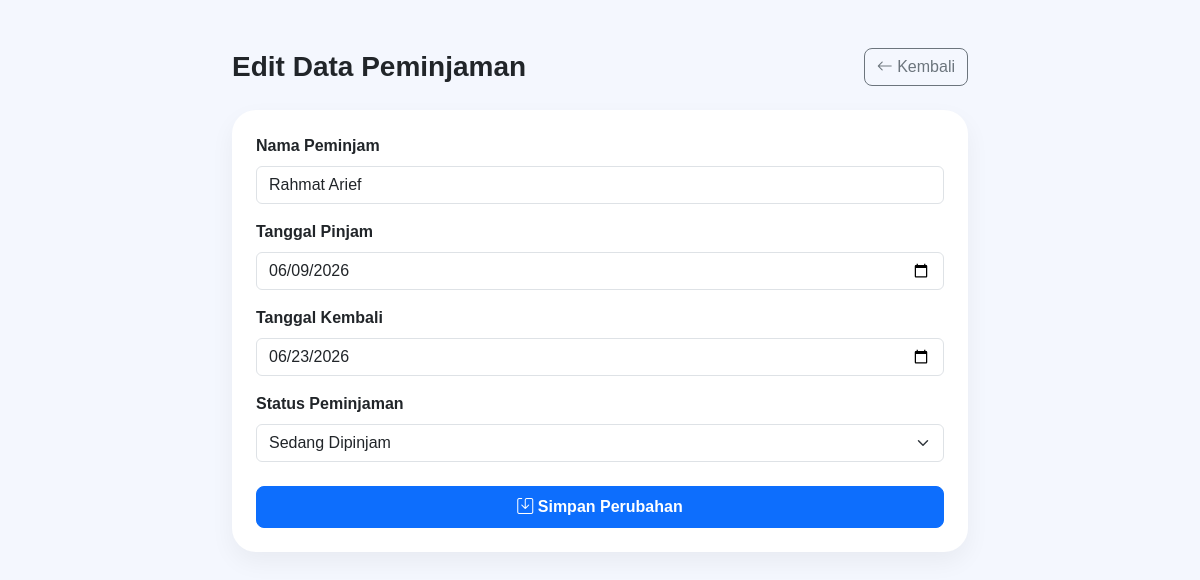
Screenshot of /public/edit_peminjaman.php?id=18 with the database file from the repository.
### tables this page shows
CREATE TABLE `peminjaman` (
  `id` int NOT NULL,
  `user_id` int DEFAULT NULL,
  `buku_id` int DEFAULT NULL,
  `tanggal_pinjam` date DEFAULT NULL,
  `tanggal_kembali` date DEFAULT NULL,
  `status` enum('dipinjam','dikembalikan') DEFAULT 'dipinjam'
);

CREATE TABLE `users` (
  `id` int NOT NULL,
  `nama` varchar(100) NOT NULL,
  `email` varchar(100) NOT NULL,
  `password` varchar(255) NOT NULL,
  `role` enum('admin','anggota') DEFAULT 'anggota',
  `created_at` timestamp NOT NULL DEFAULT CURRENT_TIMESTAMP
);

### controllers/PeminjamanController.php (called while the page is built, shortened)
<?php
require_once "../models/Peminjaman.php";
class PeminjamanController {
    private $pinjam;
    public function __construct()
    {
        $this->pinjam = new Peminjaman();
    }
    public function edit()
    {
        $pinjam = $this->pinjam->getById($_GET['id']);
        require "../views/peminjaman/edit.php";
    }
}

### public/edit_peminjaman.php (called while the page is built)
<?php
require_once "../controllers/PeminjamanController.php";
$pinjam = new PeminjamanController();
$pinjam->edit();

### config/database.php (called while the page is built, shortened)
<?php
abstract class Database {
    private $host = "localhost";
    private $user = "root";
    private $pass = "";
    private $db   = "perpustakaan_digital";
    public function __construct(){
        $this->conn = mysqli_connect(
            $this->host,
            $this->user,
            $this->pass,
            $this->db
        );
    }
}

### models/peminjaman.php (called while the page is built, shortened)
<?php
require_once "../config/database.php";
class Peminjaman extends Database {
    public function getById($id){
        $query = mysqli_query($this->conn, "
            SELECT
                peminjaman.*,
                users.nama,
                buku.judul
            FROM peminjaman
            LEFT JOIN users ON peminjaman.user_id = users.id
            LEFT JOIN buku ON peminjaman.buku_id = buku.id
            WHERE peminjaman.id='$id'
        ");
        return mysqli_fetch_assoc($query);
    }
}

### views/peminjaman/edit.php (the view, shortened to what this page needs)
<!DOCTYPE html>
<html lang="id">
<head>
    <link href="https://cdn.jsdelivr.net/npm/bootstrap@5.3.3/dist/css/bootstrap.min.css" rel="stylesheet">
    <link rel="stylesheet" href="https://cdn.jsdelivr.net/npm/bootstrap-icons@1.10.5/font/bootstrap-icons.css">
</head>
<body>
<div class="container mt-5">
    <div class="row justify-content-center">
        <div class="col-md-8">
            <div class="d-flex justify-content-between align-items-center mb-4">
                <h3 class="fw-bold mb-0">Edit Data Peminjaman</h3>
                <a href="peminjaman.php" class="btn btn-outline-secondary rounded-3">
                    <i class="bi bi-arrow-left"></i> Kembali
                </a>
            </div>
            <div class="card card-custom p-4">
                <form action="peminjaman.php?action=update" method="POST">
                    <div class="mb-3">
                        <label class="form-label fw-semibold">Nama Peminjam</label>
                        <input type="text" class="form-control" value="<?= htmlspecialchars($pinjam['nama'] ?? '') ?>" readonly>
                    </div>
                    <div class="mb-3">
                        <label class="form-label fw-semibold">Tanggal Pinjam</label>
                        <input type="date" class="form-control" name="tanggal_pinjam" value="<?= $pinjam['tanggal_pinjam'] ?>">
                    </div>
                    <div class="mb-3">
                        <label class="form-label fw-semibold">Tanggal Kembali</label>
                        <input type="date" class="form-control" name="tanggal_kembali" value="<?= $pinjam['tanggal_kembali'] ?>">
                    </div>
                    <div class="mb-4">
                        <label class="form-label fw-semibold">Status Peminjaman</label>
                        <select class="form-select" name="status">
                            <option value="dipinjam" <?= ($pinjam['status'] == 'dipinjam') ? 'selected' : '' ?>>Sedang Dipinjam</option>
                        </select>
                    </div>
                    <div class="d-grid gap-2 text-end">
                        <button type="submit" class="btn btn-primary rounded-3 py-2 fw-semibold">
                            <i class="bi bi-save"></i> Simpan Perubahan
                        </button>
                    </div>
                </form>
            </div>
        </div>
    </div>
</div>
</body>
</html>

### views/peminjaman/edit.php (style rules this page uses)
body { background: #f4f7fe; font-family: 'Poppins', sans-serif; }
.card-custom { border: none; border-radius: 24px; box-shadow: 0 10px 25px rgba(0,0,0,0.05); }

### rows the page displays
peminjaman: user.nama "Rahmat Arief", tanggal_pinjam "06/09/2026", tanggal_kembali "06/23/2026", status "Sedang Dipinjam"
